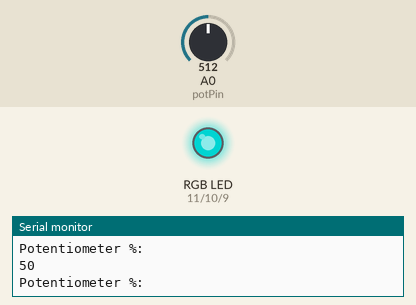
This sketch was run on a simulated Arduino Uno, built with avr-gcc and run on an emulated ATmega328P. Shown: an RGB LED mixed from three pins (HIGH = lit), the last lines printed to the serial monitor. Inputs (shaded band) come from the test bench; at power-on: A0 (potPin) = 512. Dim RGB values are drawn brighter than linear.

Above: at 1.2 s.
1.3 s: A0 (potPin) set to 113
At 2.2 s:
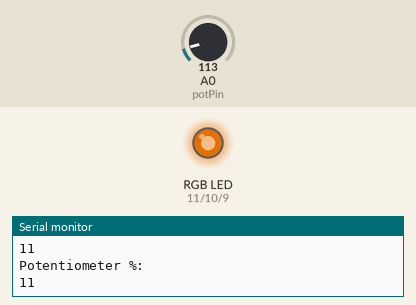
2.8 s: A0 (potPin) set to 95
At 3.8 s:
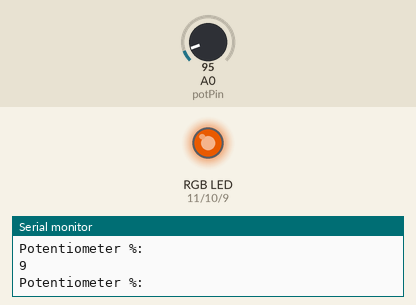
4.3 s: A0 (potPin) set to 306
At 5.4 s:
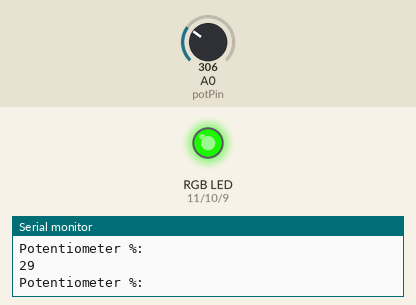
5.8 s: A0 (potPin) set to 0
At 6.7 s:
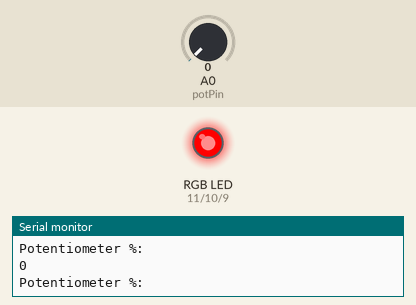
7.3 s: A0 (potPin) set to 716
At 8.5 s:
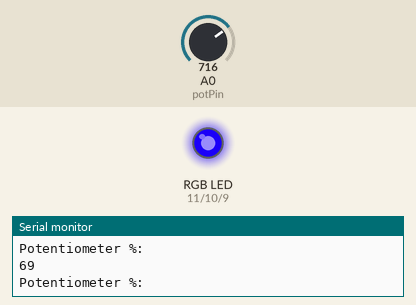
8.8 s: A0 (potPin) set to 1023
At 10.1 s:
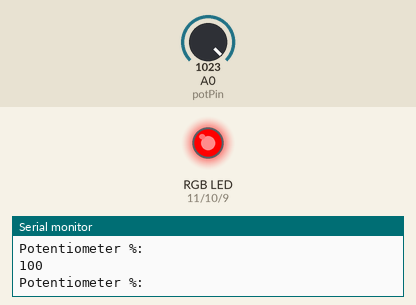
Timing chart, 0 to 11.3 s (numbered marks = the images above; inputs shaded):
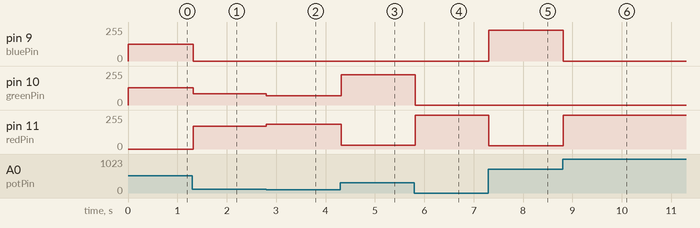

The sketch:

TestRGB.ino
```cpp
#define potPin A0
#define redPin 11
#define greenPin 10
#define bluePin 9
int potValue;
int redValue, greenValue, blueValue;
int percent;

void setup() {
  Serial.begin(9600);
}
void loop() {
  potValue = analogRead(potPin);
  setRGB(potValue);
  percent = map(potValue, 0, 1023, 0, 100);
  Serial.println("Potentiometer %: ");
  Serial.println(percent);
}

void setRGB(int RGBposition) {
  int mapRGB1, mapRGB2, constrained1, constrained2;

  mapRGB1 = map(RGBposition, 0, 341, 255, 0);
  constrained1 = constrain(mapRGB1, 0, 255);
  mapRGB2 = map(RGBposition, 682, 1023, 0, 255);
  constrained2 = constrain(mapRGB2, 0, 255);

  redValue = constrained1 + constrained2;
  greenValue = constrain(map(RGBposition, 0, 341, 0, 255), 0, 255)
                - constrain(map(RGBposition, 341, 682, 0,255), 0, 255);
  blueValue = constrain(map(RGBposition, 341, 682, 0, 255), 0, 255)
                - constrain(map(RGBposition, 682, 1023, 0, 255), 0, 255);

  analogWrite(redPin, redValue);
  analogWrite(greenPin, greenValue);
  analogWrite(bluePin, blueValue);
}
```

Measured:
- after the input at 1.3 s, pin 9 (bluePin): 127/255 → 0/255 at once; pin 10 (greenPin): 128/255 → 84/255 at once; pin 11 (redPin): 0/255 → 171/255 at once
- after the input at 2.8 s, pin 10 (greenPin): 84/255 → 71/255 at once; pin 11 (redPin): 171/255 → 184/255 at once
- after the input at 4.3 s, pin 10 (greenPin): 71/255 → 228/255 at once; pin 11 (redPin): 184/255 → 27/255 at once
- after the input at 5.8 s, pin 10 (greenPin): 228/255 → 0/255 at once; pin 11 (redPin): 27/255 → 255/255 at once
- after the input at 7.3 s, pin 9 (bluePin): 0/255 → 230/255 at once; pin 11 (redPin): 255/255 → 25/255 at once
- after the input at 8.8 s, pin 9 (bluePin): 230/255 → 0/255 at once; pin 11 (redPin): 25/255 → 255/255 at once
